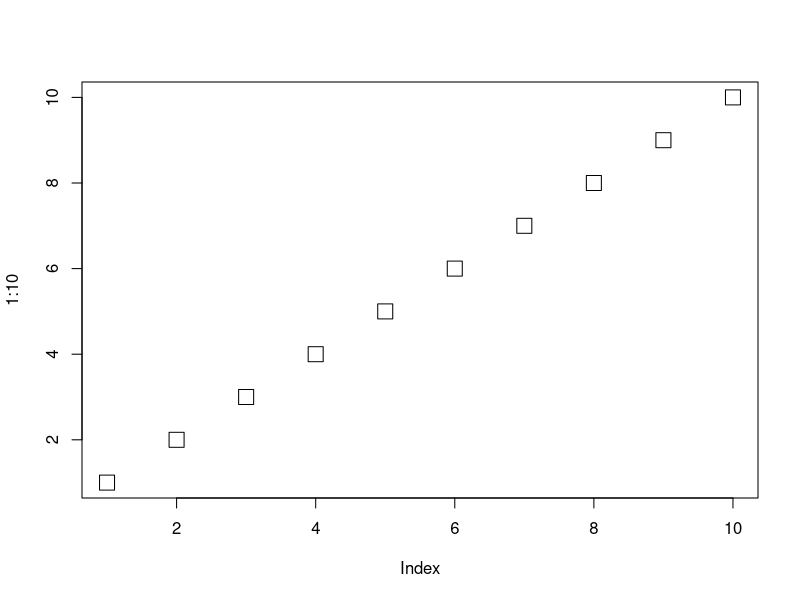
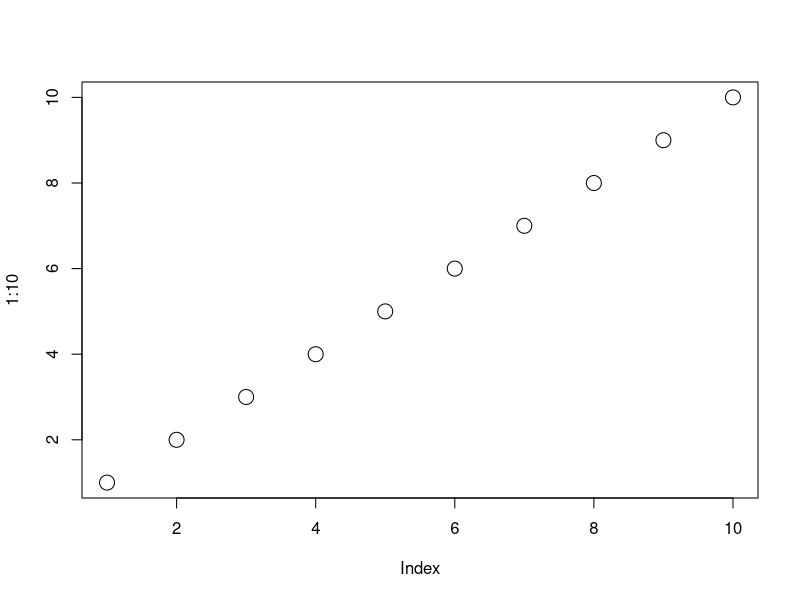
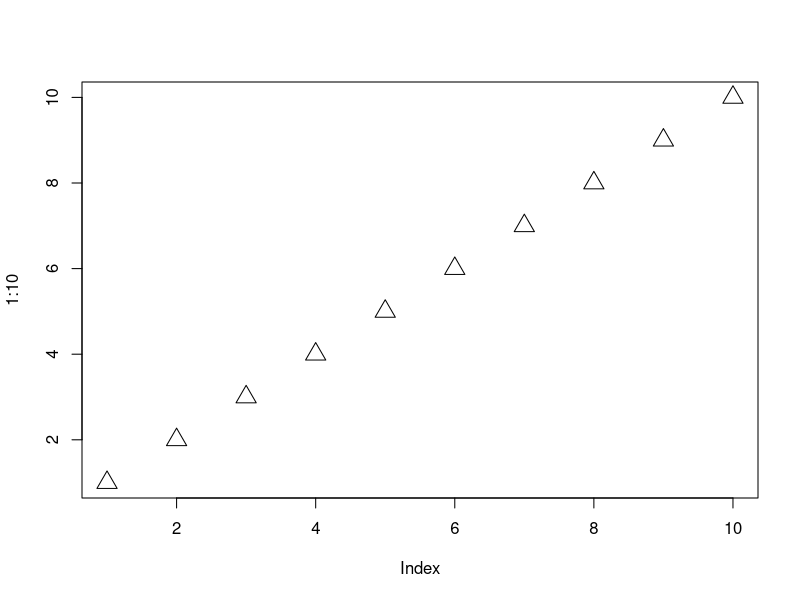
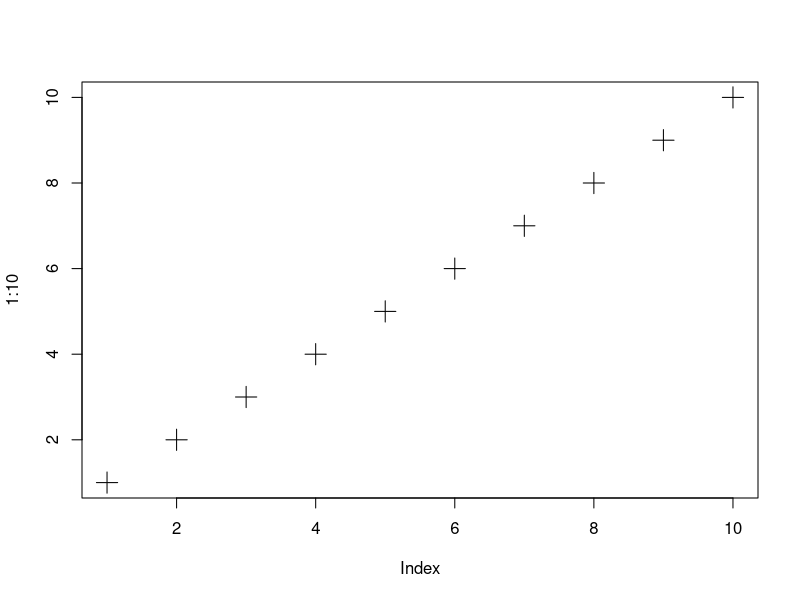
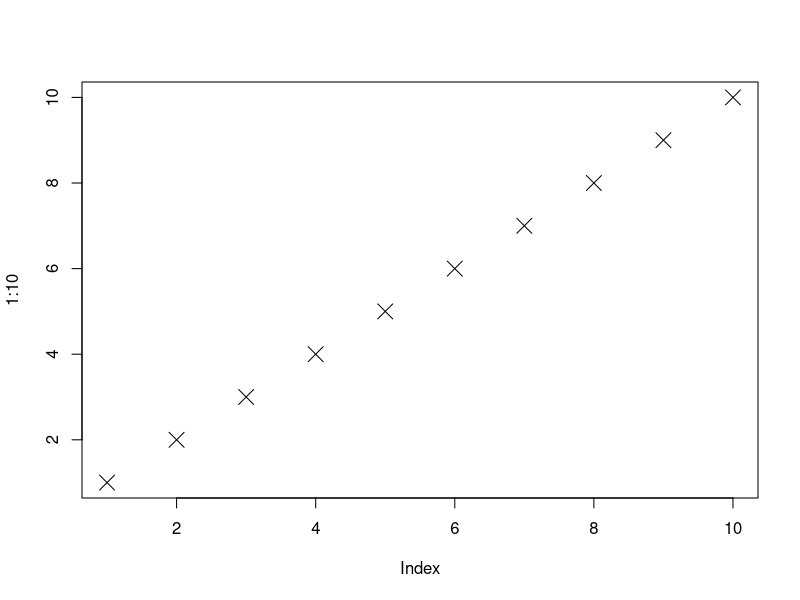
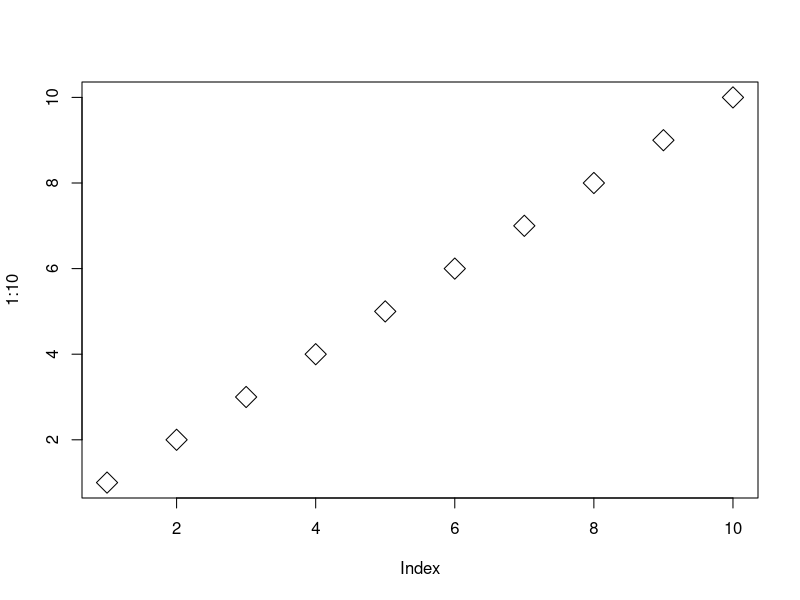
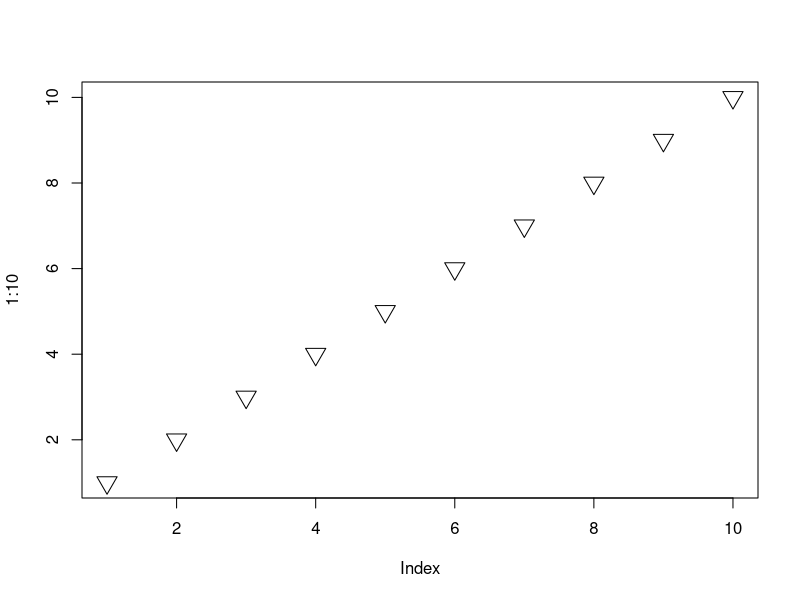

Write the R code that produced these figures, in order.
# Use pch with a value from 0 to 25 to change the point shape format
# pch values  are 0-25
plot(1:10,pch=0,cex=2) #pch =0 is Open square
plot(1:10,pch=1,cex=2) #pch =0 is Open open circle
plot(1:10,pch=2,cex=2) #pch =0 is Open triangle
plot(1:10,pch=3,cex=2) #pch =0 is plus sign
plot(1:10,pch=4,cex=2) #pch =0 is cross
plot(1:10,pch=5,cex=2) #pch =0 is open diamond
plot(1:10,pch=6,cex=2) #pch =0 is Open triangle
